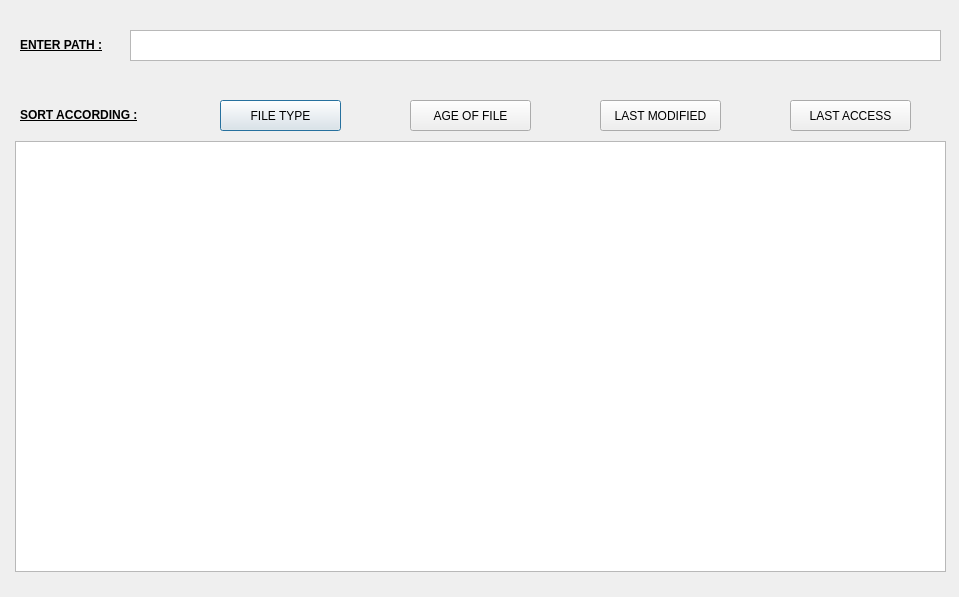
<?xml version="1.0" encoding="UTF-8"?>
<ui version="4.0">
 <class>Dialog</class>
 <widget class="QDialog" name="Dialog">
  <property name="geometry">
   <rect>
    <x>0</x>
    <y>0</y>
    <width>959</width>
    <height>597</height>
   </rect>
  </property>
  <property name="windowTitle">
   <string>Dialog</string>
  </property>
  <widget class="QTextEdit" name="textEdit">
   <property name="geometry">
    <rect>
     <x>130</x>
     <y>30</y>
     <width>811</width>
     <height>31</height>
    </rect>
   </property>
  </widget>
  <widget class="QLabel" name="label">
   <property name="geometry">
    <rect>
     <x>20</x>
     <y>20</y>
     <width>101</width>
     <height>51</height>
    </rect>
   </property>
   <property name="text">
    <string>&lt;html&gt;&lt;head/&gt;&lt;body&gt;&lt;p&gt;&lt;span style=&quot; font-weight:600; text-decoration: underline;&quot;&gt;ENTER PATH :&lt;/span&gt;&lt;/p&gt;&lt;/body&gt;&lt;/html&gt;</string>
   </property>
  </widget>
  <widget class="QLabel" name="label_2">
   <property name="geometry">
    <rect>
     <x>20</x>
     <y>90</y>
     <width>141</width>
     <height>51</height>
    </rect>
   </property>
   <property name="text">
    <string>&lt;html&gt;&lt;head/&gt;&lt;body&gt;&lt;p&gt;&lt;span style=&quot; font-weight:600; text-decoration: underline;&quot;&gt;SORT ACCORDING :&lt;/span&gt;&lt;/p&gt;&lt;/body&gt;&lt;/html&gt;</string>
   </property>
  </widget>
  <widget class="QPushButton" name="pushButton">
   <property name="geometry">
    <rect>
     <x>220</x>
     <y>100</y>
     <width>121</width>
     <height>31</height>
    </rect>
   </property>
   <property name="text">
    <string>FILE TYPE</string>
   </property>
  </widget>
  <widget class="QPushButton" name="pushButton_2">
   <property name="geometry">
    <rect>
     <x>410</x>
     <y>100</y>
     <width>121</width>
     <height>31</height>
    </rect>
   </property>
   <property name="text">
    <string>AGE OF FILE</string>
   </property>
  </widget>
  <widget class="QPushButton" name="pushButton_3">
   <property name="geometry">
    <rect>
     <x>600</x>
     <y>100</y>
     <width>121</width>
     <height>31</height>
    </rect>
   </property>
   <property name="text">
    <string>LAST MODIFIED</string>
   </property>
  </widget>
  <widget class="QPushButton" name="pushButton_4">
   <property name="geometry">
    <rect>
     <x>790</x>
     <y>100</y>
     <width>121</width>
     <height>31</height>
    </rect>
   </property>
   <property name="text">
    <string>LAST ACCESS</string>
   </property>
  </widget>
  <widget class="QTableWidget" name="tableWidget">
   <property name="geometry">
    <rect>
     <x>15</x>
     <y>141</y>
     <width>931</width>
     <height>431</height>
    </rect>
   </property>
  </widget>
 </widget>
 <resources/>
 <connections/>
</ui>
